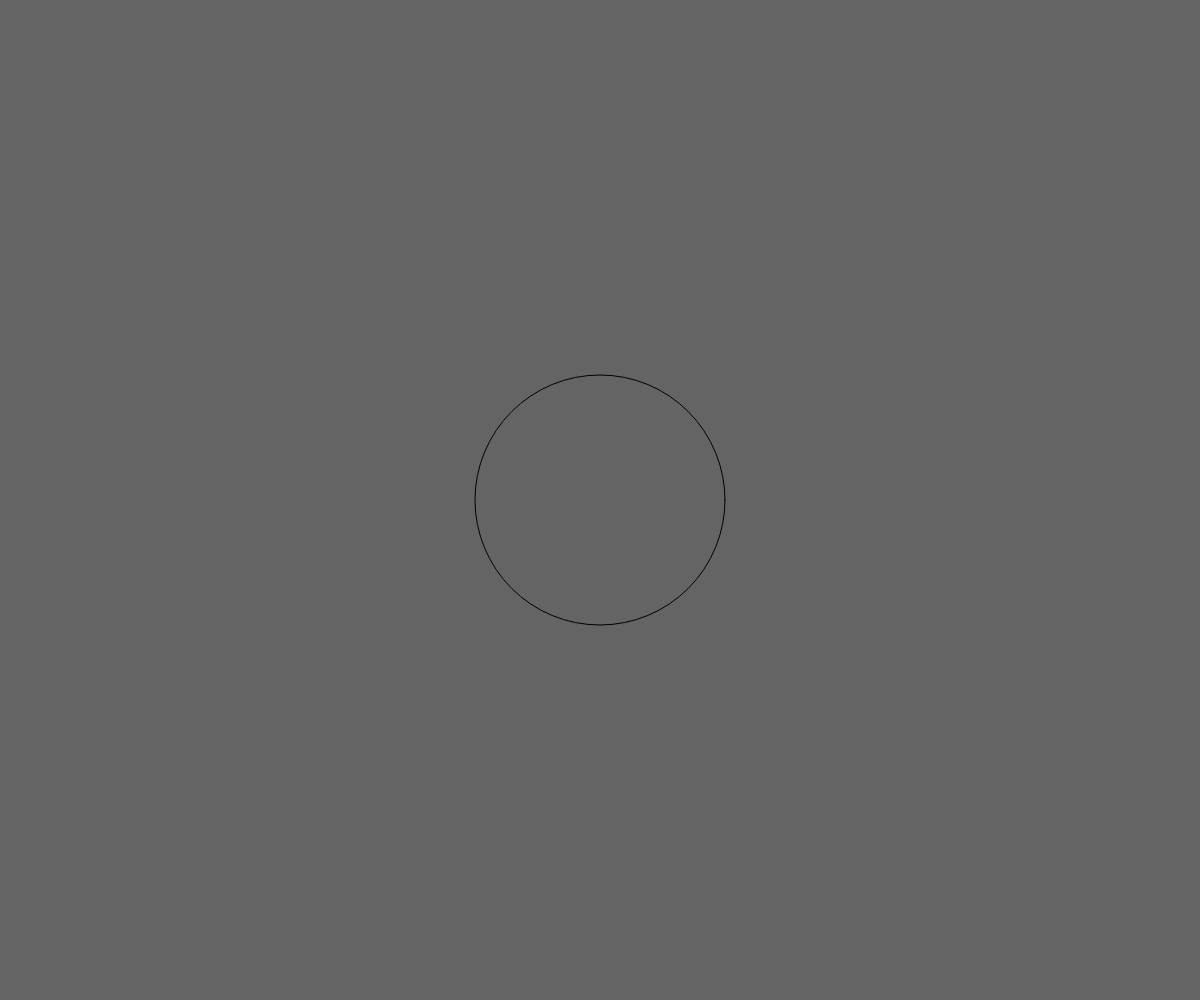
Frame 1 (no input)
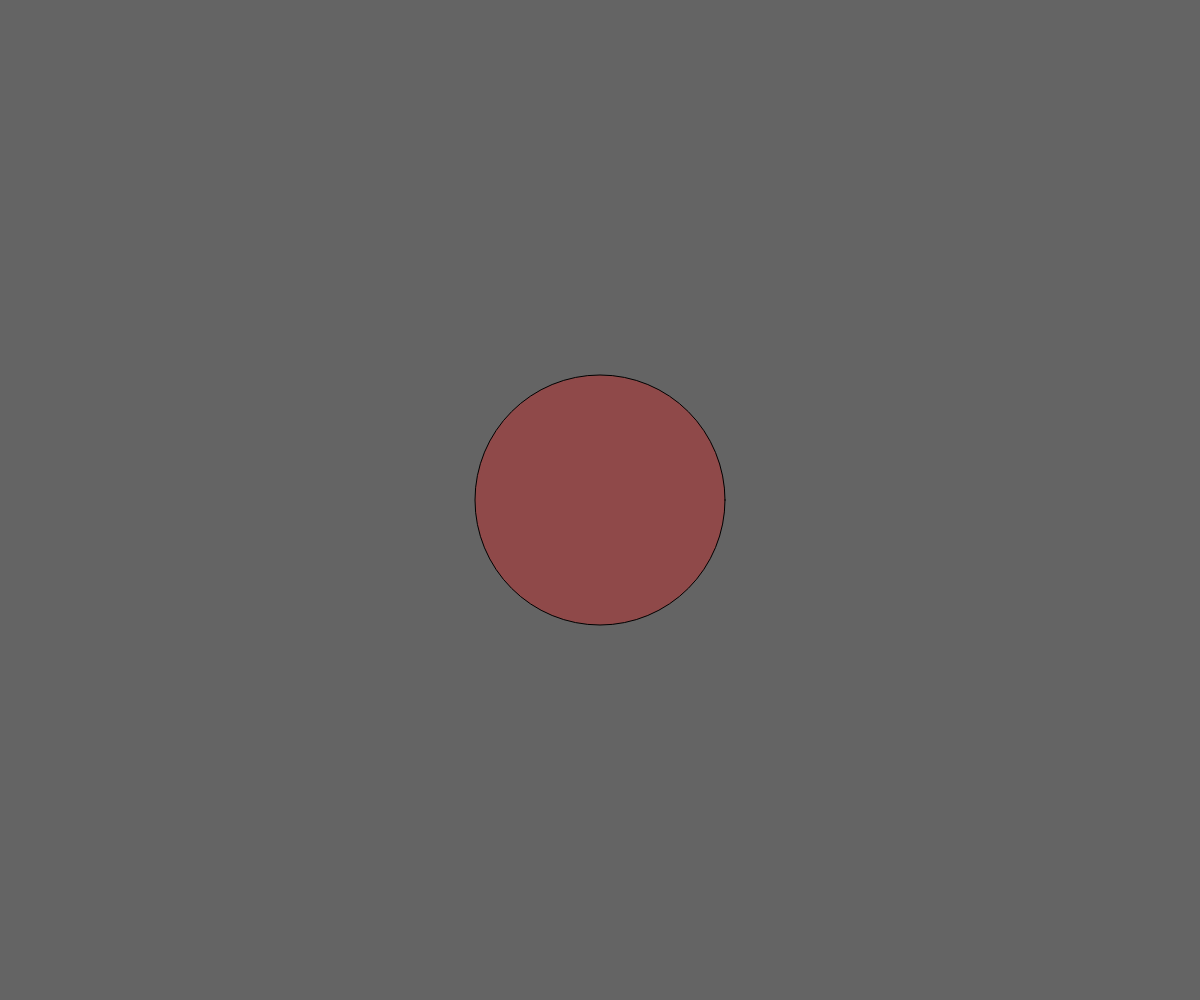
Frame 60 (no input)
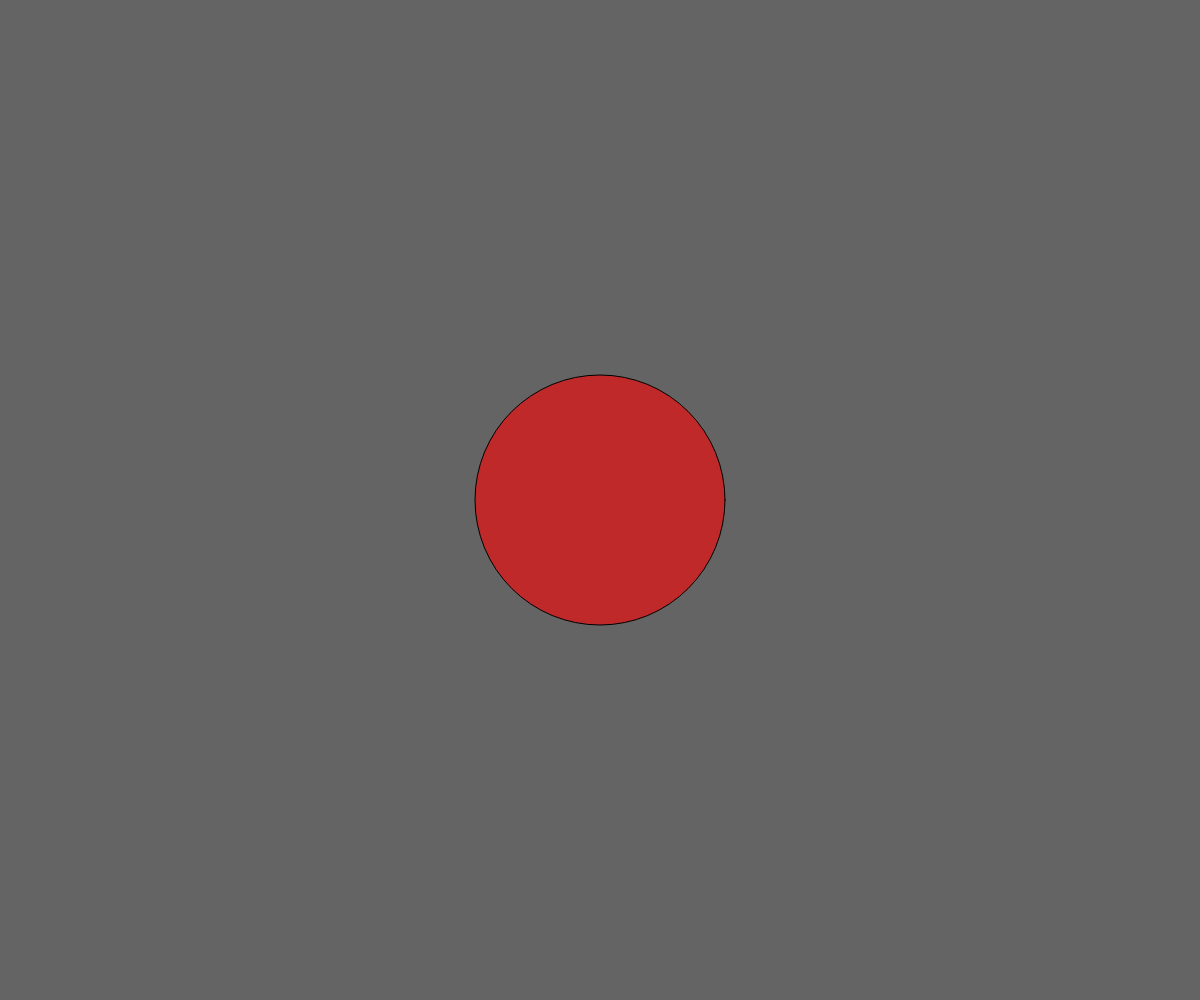
Frame 120 (the mouse pressed at the canvas centre since frame 60)

The p5.js sketch that drew these frames (run headless with seeded random() and noise() and a simulated clock; from frame 60 on, the mouse is pressed at the canvas centre):

// p5.js sketch
// ── sketch.js




          //Pin that the led is attached to - check that it is a PWM pin  
var fadeRate = 10;        //the time between updates in milliseconds
var minBrightVal = 0;     //sets the low point of the fade range
var maxBrightVal = 255;   //sets the high point of the fade range
var fadeIncrement = 10;    // how much to change the brightness each cycle 
var ledBrightness;

var lastTimeYouChanged = 0;  //this stores the time of the last change


function setup() {
                 //Set the pin to output mode
  ledBrightness = minBrightVal;
  createCanvas(windowWidth,windowHeight);
}

function draw() {
  // put your main code here, to run repeatedly:
background(100);
fill(255,0,0,ledBrightness);
ellipse(width/2,height/2,height/4,height/4);
console.log(ledBrightness);


if(millis()-lastTimeYouChanged>=fadeRate) //this very simple statement is the timer,
{                                          //it subtracts the value of the moment in time the last blink happened, and sees if that number is larger than your set blinking value


ledBrightness += fadeIncrement;

  if (ledBrightness <= minBrightVal || ledBrightness >= maxBrightVal) {
    fadeIncrement = -fadeIncrement;
  }

lastTimeYouChanged = millis();            //save the value in time that this switch occured, so we can use it again.
   
}






}

function windowResized() 
{
  resizeCanvas(windowWidth, windowHeight);
}
